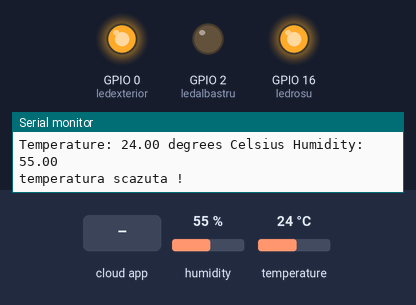
A sketch run on a simulated ESP8266 (NodeMCU). Parts: output pins drawn as LEDs (lit = HIGH), the last lines printed to the serial monitor. Inputs (shaded band) come from the test bench; at power-on: temperature 24 °C, humidity 55 %. EEPROM starts erased.

Above: at 3.5 s.
3.6 s: temperature set to 28.4 °C
11.9 s: temperature set to 28.8 °C
At 21.2 s:
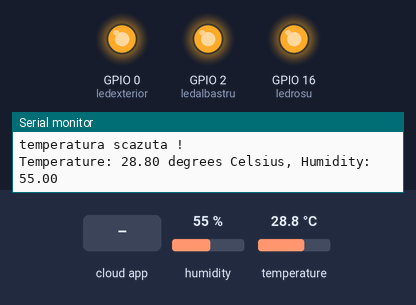
22.0 s: the phone or cloud app sets 4 to 1
At 24.0 s:
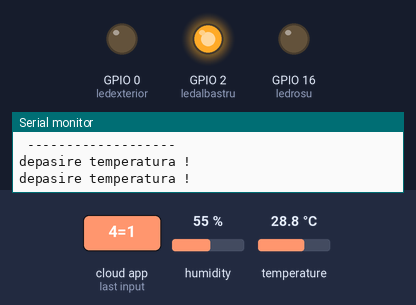
32.1 s: temperature set to 12 °C
At 41.9 s:
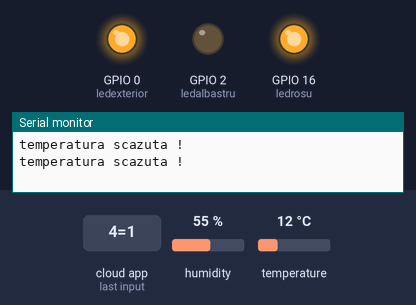
42.2 s: temperature set to 27.9 °C
52.2 s: temperature set to 28.3 °C
At 71.06 s:
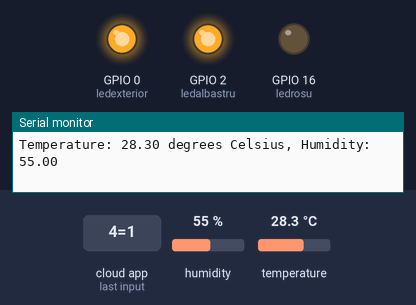
Timing chart, 0 to 82.6 s (numbered marks = the images above; inputs shaded):
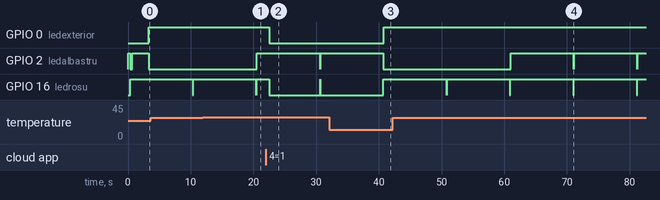

Measured:
- the behaviour switches between 28.7 and 28.8 °C on temperature (found by bisection; images 0 and 1)
- the behaviour switches between 28.2 and 28.3 °C on temperature (found by bisection; images 3 and 4)
- after the input at 11.9 s, GPIO 2 (ledalbastru): LOW → HIGH after 8.6 s
- after the input at 22.0 s, GPIO 0 (ledexterior): HIGH → LOW after 0.53 s
- after the input at 32.1 s, GPIO 0 (ledexterior): LOW → HIGH after 8.7 s; GPIO 2 (ledalbastru): goes on until 40.7 s, then stays LOW; GPIO 16 (ledrosu): goes on until 40.7 s, then stays HIGH
- after the input at 52.2 s, GPIO 2 (ledalbastru): alternates HIGH for 10.1 s and LOW for 0.05 s, starting after 8.8 s

The sketch:

Cayenne_thermostat_ESP8266.ino
```cpp
// This example shows how to connect to Cayenne using an ESP8266 and send/receive sample data.
// Make sure you install the ESP8266 Board Package via the Arduino IDE Board Manager and select the correct ESP8266 board before compiling.
// small changes by Nicu FLORICA aka niq_ro, 27.11.2017, Craiova - Romania
// see http://nicuflorica.blogspot.ro/search?q=nodemcu
// original thermostat writed by Nicu FLORICA aka niq_ro, 2.12.2017, Craiova - Romania

#include <DHT.h>
#define DHTPIN 5 // what pin we're connected to
// note GPIO5 is D1 at NodeMCU - http://www.14core.com/wp-content/uploads/2015/06/Node-MCU-Pin-Out-Diagram1.png
//#define DHTTYPE DHT11   // DHT 11
#define DHTTYPE DHT22   // DHT 22
DHT dht(DHTPIN, DHTTYPE,11);

#define ledalbastru 2 // blue led GPIO2 is D4
#define ledrosu 16  //  red led GPIO16 is D0
float t, h;
#define ledexterior 0 // external led is as D3

//#define CAYENNE_DEBUG
#define CAYENNE_PRINT Serial
#include <CayenneMQTTESP8266.h>
#include <EEPROM.h>

// WiFi network info.
char ssid[] = "ssid";
char wifiPassword[] = "wifiPassword";

// Cayenne authentication info. This should be obtained from the Cayenne Dashboard.
char username[] = "MQTT_USERNAME";
char password[] = "MQTT_PASSWORD";
char clientID[] = "CLIENT_ID";

unsigned long lastMillis = 0;
float tset = 25.;
int tset3 = 250;
byte tset1, tset2;
float dt = 0.25;
#define adr1 10
#define adr2 11
byte centrala=0;
float tmin = 17.;
float tmax = 29.;

void setup() {
  Serial.begin(9600);
  Serial.println("--------------------------");
  Serial.println("--------------------------");
  Serial.println("--------------------------");
  Serial.println("NodeMCU 0.9 - Cayenne IoT");
  dht.begin();
  //delay(1000);
//  pinMode(BUILTIN_LED, OUTPUT);     // Initialize the BUILTIN_LED pin as an output
  pinMode(ledrosu, OUTPUT);     // Initialize the BUILTIN_LED pin as an output
  pinMode(ledalbastru, OUTPUT);     // Initialize the BUILTIN_LED pin as an output
//  digitalWrite(BUILTIN_LED, HIGH);   // Turn the LED off
  digitalWrite(ledrosu, HIGH);   // Turn the LED off
  digitalWrite(ledalbastru, HIGH);   // Turn the LED off
  digitalWrite(ledrosu, LOW);   // Turn the LED on
//  digitalWrite(BUILTIN_LED, LOW);   // Turn the LED on
  delay(300);
  //digitalWrite(BUILTIN_LED, HIGH);   // Turn the LED off
  digitalWrite(ledrosu, HIGH);   // Turn the LED off
  digitalWrite(ledalbastru, LOW);   // Turn the LED on
  delay(300);
  digitalWrite(ledalbastru, HIGH);   // Turn the LED off

  pinMode(ledexterior, OUTPUT);
  digitalWrite(ledexterior, LOW);   // Turn the LED off
EEPROM.begin(512);
tset1 = EEPROM.read(adr1);
tset2 = EEPROM.read(adr2);
EEPROM.end();

tset3 = tset1 + 256*tset2;
tset = tset3/10;

Serial.print("tset = ");
Serial.println(tset);
Serial.print("tset3 = ");
Serial.println(tset3);
Serial.print("tset2 = ");
Serial.print(tset2);
Serial.print("tset1 = ");
Serial.println(tset1);
Serial.println(" ------------------- ");
if (tset > tmax) tset = tmax;
if (tset < tmin) tset = tmin;
tset3 = tset *10.;
tset2 = tset3/256;
tset1 = tset3 - 256*tset2;
EEPROM.begin(512);
EEPROM.put(adr2, tset2);
EEPROM.put(adr1, tset1);
EEPROM.commit();
EEPROM.end();
tset3 = tset *10.;
tset2 = tset3/256;
tset1 = tset3 - 256*tset2;
Serial.print("tset = ");
Serial.println(tset);
Serial.print("tset3 = ");
Serial.println(tset3);
Serial.print("tset2 = ");
Serial.print(tset2);
Serial.print(" = ");
Serial.println(EEPROM.read(adr2));
Serial.print("tset1 = ");
Serial.println(tset1);
Serial.print(" = ");
Serial.println(EEPROM.read(adr1));
Serial.println(" ------------------- ");
  h = dht.readHumidity();
  t = dht.readTemperature();
  Serial.print("Temperature: ");
  Serial.print(t);
  Serial.print(" degrees Celsius Humidity: ");
  Serial.println(h);
  Cayenne.begin(username, password, clientID, ssid, wifiPassword);
}

void loop() {
  Cayenne.loop();

  //Publish data every 10 seconds (10000 milliseconds). Change this value to publish at a different interval.
  if (millis() - lastMillis > 10000) {
  h = dht.readHumidity();
  t = dht.readTemperature();
  Serial.print("Temperature: ");
  Serial.print(t);
  Serial.print(" degrees Celsius, Humidity: ");
  Serial.println(h);
  if (isnan(h) || isnan(t)) {
    Serial.println("Failed to read from DHT sensor!");
    return;
  }

    lastMillis = millis();
    //put data to Cayenne here. This example just sends the current uptime in milliseconds.
    //Cayenne.virtualput(0, lastMillis);
    //Some examples of other functions you can use to send data.
    Cayenne.virtualWrite(0, h);
    Cayenne.celsiusWrite(1, t);
    Cayenne.virtualWrite(2, centrala);
    Cayenne.virtualWrite(3, 0);  // force release button +
    Cayenne.virtualWrite(4, 0);  // force release button -
    Cayenne.celsiusWrite(5, tset);
    //Cayenne.luxWrite(2, 700);
    //Cayenne.virtualWrite(3, 50, TYPE_PROXIMITY, UNIT_CENTIMETER);

   digitalWrite(ledrosu, LOW);   // Turn the LED off
//  digitalWrite(BUILTIN_LED, LOW);   // Turn the LED on
  delay(50);
  //digitalWrite(BUILTIN_LED, HIGH);   // Turn the LED off
  digitalWrite(ledrosu, HIGH);   // Turn the LED off
  digitalWrite(ledalbastru, LOW);   // Turn the LED off
  delay(50);
  digitalWrite(ledalbastru, HIGH);   // Turn the LED off
  }
/*
if (t > 25.00)  digitalWrite(BUILTIN_LED, LOW);   // Turn the LED on (Note that LOW is the voltage level
else digitalWrite(BUILTIN_LED, HIGH);   // Turn the LED off
*/
if (t > tset + dt)
{
  digitalWrite(ledrosu, LOW);   // Turn the LED on (Note that LOW is the voltage level
  Serial.println("depasire temperatura !");
  digitalWrite(ledexterior, LOW);  // turn external LED off
  centrala = 0;
}
else digitalWrite(ledrosu, HIGH);   // Turn the LED off

if (t < tset - dt)
{
digitalWrite(ledalbastru, LOW);   // Turn the LED on (Note that LOW is the voltage level
Serial.println("temperatura scazuta !");
digitalWrite(ledexterior, HIGH);  // turn external LED on
centrala = 1;
}
else digitalWrite(ledalbastru, HIGH);   // Turn the LED off


}  // end main loop

//Default function for processing actuator commands from the Cayenne Dashboard.
//You can also use functions for specific channels, e.g CAYENNE_IN(1) for channel 1 commands.
CAYENNE_IN_DEFAULT()
{
  CAYENNE_LOG("CAYENNE_IN_DEFAULT(%u) - %s, %s", request.channel, getValue.getId(), getValue.asString());
  //Process message here. If there is an error set an error message using getValue.setError(), e.g getValue.setError("Error message");
}

CAYENNE_IN(3)  // button
  {
    int currentValue=getValue.asInt();
     if(currentValue==1)
     {
      digitalWrite(ledexterior,HIGH);
      tset = tset + 0.5;
      digitalWrite(ledexterior,LOW);
      currentValue = 0;
if (tset > tmax) tset = tmax;
tset3 = tset *10.;
tset2 = tset3/256;
tset1 = tset3 - 256*tset2;
EEPROM.begin(512);
EEPROM.put(adr2, tset2);
EEPROM.put(adr1, tset1);
EEPROM.end();
//EEPROM.commit();
Serial.print("tset = ");
Serial.println(tset);
Serial.print("tset3 = ");
Serial.println(tset3);
Serial.print("tset2 = ");
Serial.println(tset2);
Serial.print("tset1 = ");
Serial.println(tset1);
Serial.println(" ------------------- ");
      }
      else
      {
      digitalWrite(ledexterior,LOW);
      }
  }
CAYENNE_IN(4)  // button -
  {
    int currentValue=getValue.asInt();
     if(currentValue==1)
     {
      digitalWrite(ledexterior,HIGH);
      tset = tset - 0.5;
      digitalWrite(ledexterior,LOW);
      currentValue = 0;
if (tset < tmin) tset = tmin;
tset3 = tset *10.;
tset2 = tset3/256;
tset1 = tset3 - 256*tset2;
EEPROM.begin(512);
EEPROM.put(adr2, tset2);
EEPROM.put(adr1, tset1);
//EEPROM.commit();
EEPROM.end();
Serial.print("tset = ");
Serial.println(tset);
Serial.print("tset3 = ");
Serial.println(tset3);
Serial.print("tset2 = ");
Serial.println(tset2);
Serial.print("tset1 = ");
Serial.println(tset1);
Serial.println(" ------------------- ");
      }
      else
      {
      digitalWrite(ledexterior,LOW);
      }
  }
```
